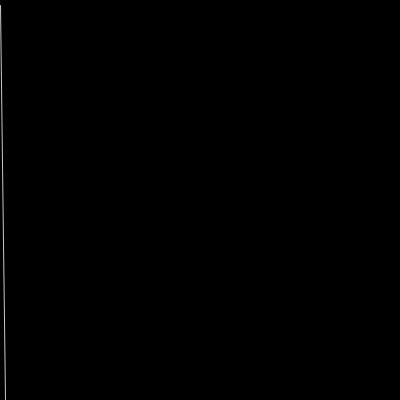
Frame 1 (no input)
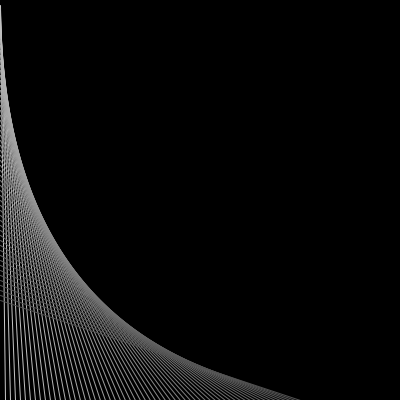
Frame 60 (the mouse pressed at the canvas centre just before this capture)
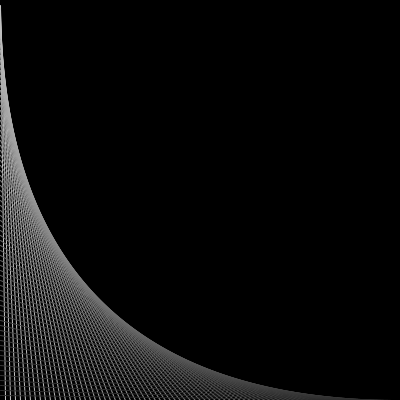
Frame 120 (the mouse held since frame 60 and released just before this capture)

The Processing sketch that drew these frames (run headless with seeded random() and noise(); from frame 60 on, the mouse is pressed at the canvas centre):

// Processing sketch: processing_179770
// ── processing_179770.pde

float x = 0;
float y = 0;

float c = 200;

float mag = 5;

void setup() {
  size(400, 400);
  background(0);
  stroke(c);

}

void draw() {

 stroke(c);
  
  if(x!=width)
  {
   x += mag;
   y += mag;   
   line(0,y,x,height);  
    c-= 2;
  }
  

  
}
